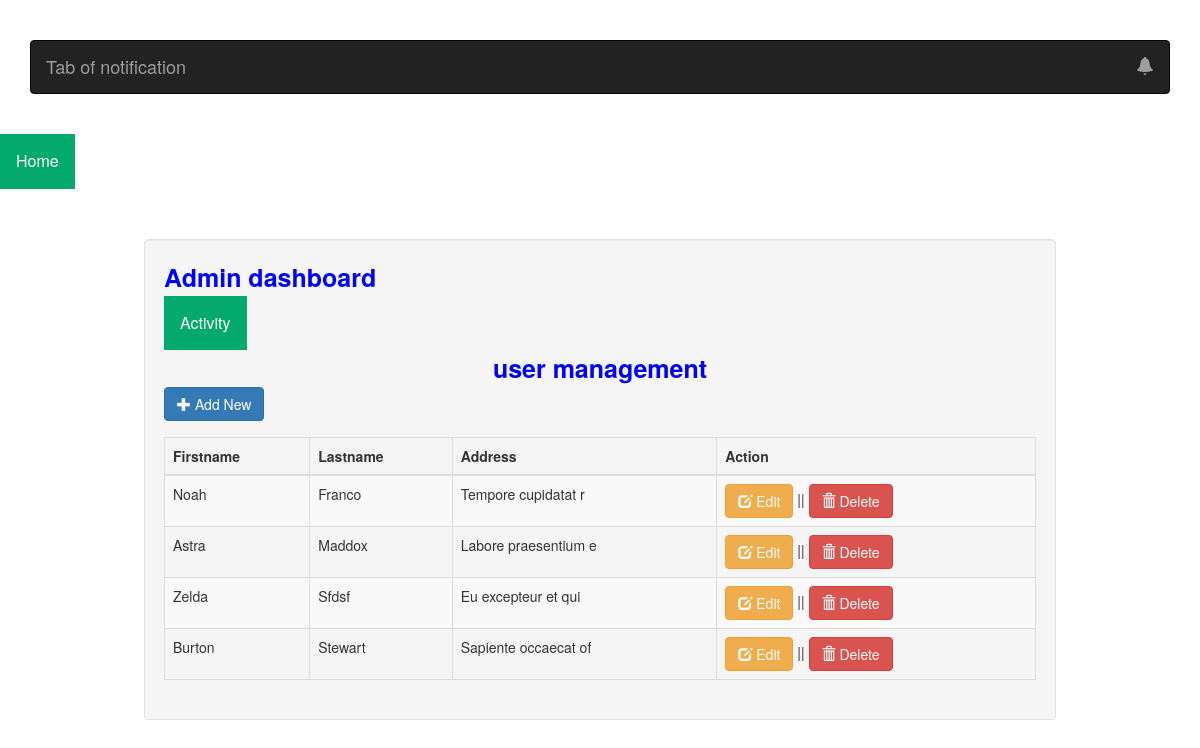
Page /crud/user.php on the committed database.
### tables this page shows
CREATE TABLE `user` (
  `userid` int(11) NOT NULL,
  `firstname` varchar(30) NOT NULL,
  `lastname` varchar(30) NOT NULL,
  `address` varchar(100) NOT NULL
);

### crud/user.php (the view, shortened to what this page needs)
<!DOCTYPE html>
<html>
<head>
	<link rel="stylesheet" href="https://maxcdn.bootstrapcdn.com/bootstrap/3.3.6/css/bootstrap.min.css" />
  <link rel="stylesheet" href="https://maxcdn.bootstrapcdn.com/bootstrap/3.3.6/css/bootstrap.min.css" />
 </head>
 <body>
  <br /><br />
  <div class="container">
   <nav class="navbar navbar-inverse">
    <div class="container-fluid">
     <div class="navbar-header">
      <a class="navbar-brand" href="#">Tab of notification</a>
     </div>
     <ul class="nav navbar-nav navbar-right">
      <li class="dropdown">
       <a href="#" class="dropdown-toggle" data-toggle="dropdown"><span class="label label-pill label-danger count" style="border-radius:10px;"></span> <span class="glyphicon glyphicon-bell" style="font-size:18px;"></span></a>
      </li>
     </ul>
    </div>
   </nav>
   <br />
  </div>
 </body>
</html>
<body>
<div class="dropdown">
    <a href="index.php"><button class="dropbtn">Home</button></a>
</div>
<div class="container">
	<div style="height:50px;"></div>
	<div class="well" style="margin:auto; padding:auto; width:80%;">
	<span style="font-size:25px; color:blue"><strong>Admin dashboard</strong></span>
	<form action="<?php echo htmlspecialchars($_SERVER['PHP_SELF']) ?>" method="post">
    <div>
	<?php include 'dropdown.php';?>
	<span style="font-size:25px; color:blue"><center><strong>user management</strong></center></span>
		<span class="pull-left"><a href="#addnew" data-toggle="modal" class="btn btn-primary"><span class="glyphicon glyphicon-plus"></span> Add New</a></span>
		<div style="height:50px;"></div>
		<table class="table table-striped table-bordered table-hover">
			<thead>
				<th>Firstname</th>
				<th>Lastname</th>
				<th>Address</th>
				<th>Action</th>
			</thead>
			<tbody>
			<?php
				include('conn.php');
				$query=mysqli_query($conn,"select * from `user`");
				while($row=mysqli_fetch_array($query)){
					?>
					<tr>
						<td><?php echo ucwords($row['firstname']); ?></td>
						<td><?php echo ucwords($row['lastname']); ?></td>
						<td><?php echo $row['address']; ?></td>
						<td>
							<a href="#edit<?php echo $row['userid']; ?>" data-toggle="modal" class="btn btn-warning"><span class="glyphicon glyphicon-edit"></span> Edit</a> ||
							<a href="#del<?php echo $row['userid']; ?>" data-toggle="modal" class="btn btn-danger"><span class="glyphicon glyphicon-trash"></span> Delete</a>
							<?php include('button.php'); ?>
						</td>
					</tr>
					<?php
				}
			?>
</body>
</html>

### crud/dropdown.php (shortened to what this page needs)
</head>
<body>
<div class="dropdown">
  <button class="dropbtn">Activity</button>
</div>

### crud/button.php (shortened to what this page needs)
    <div class="modal-dialog">
        <div class="modal-content">
</form>
        </div>
    </div>

### crud/dropdown.php (style rules this page uses)
.dropbtn { background-color: #04AA6D; color: white; padding: 16px; font-size: 16px; border: none; }
.dropdown { position: relative; display: inline-block; }

### rows in the picture
user: firstname "Noah", lastname "Franco", address "Tempore cupidatat r"
user: firstname "Astra", lastname "Maddox", address "Labore praesentium e"
user: firstname "Zelda", lastname "Sfdsf", address "Eu excepteur et qui"
user: firstname "Burton", lastname "Stewart", address "Sapiente occaecat of"
